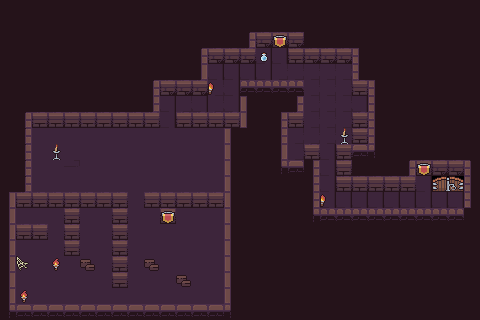

This is a level from a 2D game, rendered from its Tiled map with the project's own tilesets. A one-line summary and the map file follow, with tile-layer data summarised:
An orthogonal 30x20 tile map with 16x16 px tiles, 3 tile layers (ground, bgd_1, fgd_1), 2 tilesets and 11 objects (8x BLOB, 2x CHEST, PLAYER).

<map version="1.10" tiledversion="1.11.1" orientation="orthogonal" renderorder="right-down" width="30" height="20" tilewidth="16" tileheight="16" infinite="0" nextlayerid="11" nextobjectid="30">
 <properties>
  <property name="music" value="audio/fields.ogg" />
 </properties>
 <tileset firstgid="1" source="map.tsx" />
 <tileset firstgid="101" name="entities" tilewidth="48" tileheight="48" tilecount="3" columns="0">
  <grid orientation="orthogonal" width="1" height="1" />
  <tile id="1">
   <image source="../../assets_raw/player/idle_side_00.png" />
  </tile>
  <tile id="2">
   <image source="../graphics/chest.png" width="16" height="16" />
  </tile>
  <tile id="3">
   <image source="../graphics/slime.png" width="32" height="32" />
  </tile>
 </tileset>
 <layer id="1" name="ground" width="30" height="20">
  <data>[600 cells, 598 non-empty, 20 distinct tile ids]</data>
 </layer>
 <layer id="3" name="bgd_1" width="30" height="20">
  <data>[600 cells, 126 non-empty, 18 distinct tile ids]</data>
 </layer>
 <layer id="4" name="fgd_1" width="30" height="20">
  <data>[600 cells, 17 non-empty, 10 distinct tile ids]</data>
 </layer>
 <objectgroup id="5" name="entities" offsetx="0" offsety="-2.93758">
  <object id="1" name="PLAYER" type="PLAYER" gid="102" x="31.7499" y="306.75" width="48" height="48" />
  <object id="13" name="CHEST" type="CHEST" gid="103" x="16" y="224" width="16" height="16" />
  <object id="15" name="CHEST" type="CHEST" gid="103" x="80" y="224" width="16" height="16" />
  <object id="20" name="BLOB" type="BLOB" gid="104" x="56" y="180.75" width="32" height="32">
   <properties>
    <property name="color" type="color" value="#ffaaaaff" />
   </properties>
  </object>
  <object id="22" name="BLOB2" type="BLOB" gid="104" x="262.883" y="71.1857" width="32" height="32">
   <properties>
    <property name="color" type="color" value="#ffaaaaff" />
   </properties>
  </object>
  <object id="23" name="BLOB3" type="BLOB" gid="104" x="343.629" y="118.055" width="32" height="32">
   <properties>
    <property name="color" type="color" value="#ffaaaaff" />
   </properties>
  </object>
  <object id="24" name="BLOB4" type="BLOB" gid="104" x="279.824" y="163.814" width="32" height="32">
   <properties>
    <property name="color" type="color" value="#ffaaaaff" />
   </properties>
  </object>
  <object id="26" name="BLOB5" type="BLOB" gid="104" x="407.434" y="198.617" width="32" height="32">
   <properties>
    <property name="color" type="color" value="#ffaaaaff" />
   </properties>
  </object>
  <object id="25" name="BLOB6" type="BLOB" gid="104" x="183.43" y="260.62" width="32" height="32">
   <properties>
    <property name="color" type="color" value="#ffaaaaff" />
   </properties>
  </object>
  <object id="29" name="BLOB7" type="BLOB" gid="104" x="434.43" y="200.62" width="32" height="32">
   <properties>
    <property name="color" type="color" value="#ffaaaaff" />
   </properties>
  </object>
  <object id="27" name="BLOB8" type="BLOB" gid="104" x="88.43" y="294.62" width="32" height="32">
   <properties>
    <property name="color" type="color" value="#ff00ff2b" />
   </properties>
  </object>
 </objectgroup>
 <objectgroup id="7" name="portals" />
</map>
